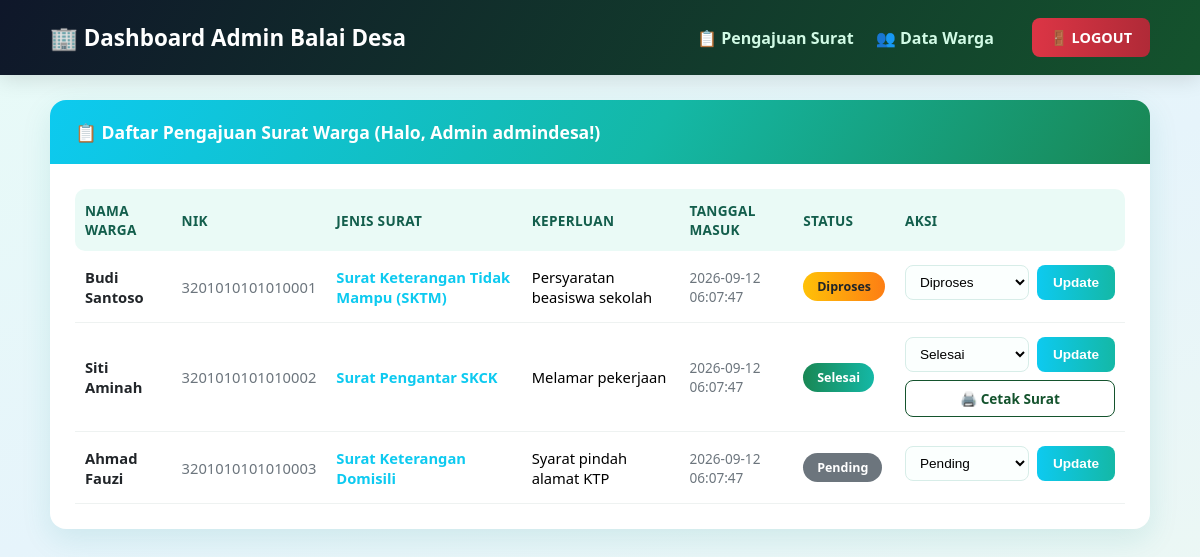
The page /admin.php (signed in) on the database its author committed.
### tables this page shows
CREATE TABLE pengajuan_surat (
    id_pengajuan     INT AUTO_INCREMENT PRIMARY KEY,
    nik_warga        CHAR(16) NOT NULL,
    jenis_surat      VARCHAR(100) NOT NULL,
    keperluan        TEXT NOT NULL,
    status           ENUM('Pending','Diproses','Selesai','Ditolak') NOT NULL DEFAULT 'Pending',
    tanggal_request  TIMESTAMP DEFAULT CURRENT_TIMESTAMP,
    CONSTRAINT fk_pengajuan_warga FOREIGN KEY (nik_warga)
        REFERENCES warga(nik) ON DELETE CASCADE ON UPDATE CASCADE
);

CREATE TABLE warga (
    nik        CHAR(16) NOT NULL,
    nama       VARCHAR(100) NOT NULL,
    alamat     VARCHAR(255) DEFAULT NULL,
    no_hp      VARCHAR(20)  DEFAULT NULL,
    created_at TIMESTAMP DEFAULT CURRENT_TIMESTAMP,
    PRIMARY KEY (nik)
);

### admin.php (the view, shortened to what this page needs)
<?php
include 'koneksi.php';
$query = $koneksi->query
("SELECT pengajuan_surat.*, warga.nama FROM pengajuan_surat JOIN warga ON pengajuan_surat.nik_warga = warga.nik ORDER BY tanggal_request DESC");
$data_surat = $query->fetchAll();
?>
<!DOCTYPE html>
<html lang="id">
<head>
</head>
<body>
<nav class="navbar">
    <div class="container">
        <a class="navbar-brand" href="admin.php">🏢 Dashboard Admin Balai Desa</a>
        <div class="nav-right">
            <div class="nav-links">
                <a href="admin.php">📋 Pengajuan Surat</a>
                <a href="admin_warga.php">👥 Data Warga</a>
            </div>
            <a href="admin.php?logout=1" class="btn-logout" onclick="return confirm('Yakin ingin keluar?')">🚪 LOGOUT</a>
        </div>
    </div>
</nav>
<div class="container">
    <div class="card">
        <div class="card-header">
            📋 Daftar Pengajuan Surat Warga (Halo, Admin <?php echo htmlspecialchars($_SESSION['login_admin']); ?>!)
        </div>
        <div class="card-body">
            <div class="table-wrap">
                <table>
                    <thead>
                        <tr>
                            <th>Nama Warga</th>
                            <th>NIK</th>
                            <th>Jenis Surat</th>
                            <th>Keperluan</th>
                            <th>Tanggal Masuk</th>
                            <th>Status</th>
                            <th>Aksi</th>
                        </tr>
                    </thead>
                    <tbody>
                        <?php if (count($data_surat) > 0): ?>
                            <?php foreach ($data_surat as $surat): ?>
                                <tr>
                                    <td class="nama-warga"><?php echo htmlspecialchars($surat['nama']); ?></td>
                                    <td class="nik-warga"><?php echo htmlspecialchars($surat['nik_warga']); ?></td>
                                    <td class="jenis-surat"><?php echo htmlspecialchars($surat['jenis_surat']); ?></td>
                                    <td><?php echo htmlspecialchars($surat['keperluan']); ?></td>
                                    <td class="tanggal"><?php echo htmlspecialchars($surat['tanggal_request']); ?></td>
                                    <td>
                                        <?php
                                        $badge = 'bg-pending';
                                        if ($surat['status'] == 'Diproses') $badge = 'bg-proses';
                                        if ($surat['status'] == 'Selesai') $badge = 'bg-selesai';
                                        ?>
                                        <span class="badge <?php echo $badge; ?>"><?php echo htmlspecialchars($surat['status']); ?></span>
                                    </td>
                                    <td class="aksi-cell">
                                        <form action="" method="POST" class="form-aksi">
                                            <select name="status" class="form-select" required>
                                                <option value="Pending" <?php if($surat['status']=='Pending') echo 'selected'; ?>>Pending</option>
                                                <option value="Diproses" <?php if($surat['status']=='Diproses') echo 'selected'; ?>>Diproses</option>
                                                <option value="Selesai" <?php if($surat['status']=='Selesai') echo 'selected'; ?>>Selesai</option>
                                            </select>
                                            <button type="submit" name="update_status" class="btn-update">Update</button>
                                        </form>
                                        <?php if ($surat['status'] == 'Selesai'): ?>
                                            <a href="cetak_surat.php?id=<?php echo (int) $surat['id_pengajuan']; ?>" target="_blank" class="btn-cetak">🖨️ Cetak Surat</a>
                                        <?php endif; ?>
                                    </td>
                                </tr>
                            <?php endforeach; ?>
                        <?php else: ?>
                            <tr><td colspan="7" class="empty-state">📭 Belum ada pengajuan surat dari warga.</td></tr>
                        <?php endif; ?>
                    </tbody>
                </table>
            </div>
        </div>
    </div>
</div>
</body>
</html>

### admin.php (style rules this page uses)
* { box-sizing: border-box; }
body { background: linear-gradient(160deg, #e8fbf7 0%, #e6f4fb 45%, #eef9f1 100%); font-family: 'Segoe UI', Tahoma, Geneva, Verdana, sans-serif; margin: 0; min-height: 100vh; }
.navbar { background: linear-gradient(120deg, #0f172a 0%, #14532d 100%); padding: 18px 0; box-shadow: 0 4px 20px rgba(0,0,0,0.12); }
.navbar .container { max-width: 1140px; margin: 0 auto; padding: 0 20px; display: flex; justify-content: space-between; align-items: center; flex-wrap: wrap; gap: 12px; }
.navbar-brand { color: #fff; font-weight: bold; font-size: 1.4rem; text-decoration: none; }
.nav-right { display: flex; align-items: center; gap: 20px; }
.nav-links a { color: #d1fae5; text-decoration: none; font-weight: 600; margin-right: 18px; transition: 0.2s; }
.btn-logout { background: linear-gradient(90deg, #dc3545, #b02a37); color: #fff; border: none; padding: 10px 18px; border-radius: 8px; font-weight: bold; text-decoration: none; font-size: 0.9rem; transition: 0.2s; }
.container { max-width: 1140px; margin: 0 auto; padding: 0 20px; }
.card { background: #fff; border-radius: 16px; box-shadow: 0 10px 30px rgba(13, 148, 136, 0.12); overflow: hidden; margin-top: 25px; margin-bottom: 40px; }
.card-header { padding: 20px 25px; color: #fff; font-weight: bold; font-size: 1.1rem; background: linear-gradient(120deg, #0dcaf0 0%, #14b8a6 55%, #198754 100%); }
.card-body { padding: 25px; }
.table-wrap { overflow-x: auto; }
table { width: 100%; border-collapse: collapse; }
thead th { text-align: left; padding: 12px 10px; color: #135e4c; background: #eafaf6; font-size: 0.85rem; text-transform: uppercase; letter-spacing: .3px; }
thead th:first-child { border-radius: 10px 0 0 10px; }
thead th:last-child { border-radius: 0 10px 10px 0; }
tbody td { padding: 14px 10px; border-bottom: 1px solid #eef2f1; vertical-align: middle; font-size: 0.92rem; }
.nama-warga { font-weight: bold; color: #212529; }
.nik-warga { color: #6c757d; }
.jenis-surat { font-weight: bold; color: #0dcaf0; }
.tanggal { color: #6c757d; font-size: 0.85rem; }
.badge { display: inline-block; padding: 6px 14px; border-radius: 20px; color: #fff; font-size: 0.78rem; font-weight: bold; }
.bg-pending { background-color: #6c757d; }
.bg-proses { background: linear-gradient(90deg, #ffc107, #fd7e14); color: #212529; }
.bg-selesai { background: linear-gradient(90deg, #198754, #14b8a6); }
.aksi-cell { min-width: 230px; }
.form-aksi { display: flex; gap: 8px; margin-bottom: 8px; }
.form-select { flex: 1; padding: 8px 10px; border-radius: 8px; border: 1.5px solid #d7ede8; font-size: 0.85rem; background: #fbfffe; }
.btn-update { background: linear-gradient(90deg, #0dcaf0, #14b8a6); color: #fff; border: none; padding: 8px 16px; border-radius: 8px; font-weight: bold; font-size: 0.85rem; cursor: pointer; white-space: nowrap; }
.btn-cetak { display: block; text-align: center; width: 100%; padding: 8px 10px; border-radius: 8px; border: 1.5px solid #14532d; color: #14532d; font-weight: bold; font-size: 0.85rem; text-decoration: none; transition: 0.2s; }

### rows shown on the page
pengajuan_surat: nik_warga.nama "Budi Santoso", nik_warga "3201010101010001", jenis_surat "Surat Keterangan Tidak Mampu (SKTM)", keperluan "Persyaratan beasiswa sekolah", tanggal_request "2026-09-12 06:07:47", status "Diproses"
pengajuan_surat: nik_warga.nama "Siti Aminah", nik_warga "3201010101010002", jenis_surat "Surat Pengantar SKCK", keperluan "Melamar pekerjaan", tanggal_request "2026-09-12 06:07:47", status "Selesai"
pengajuan_surat: nik_warga.nama "Ahmad Fauzi", nik_warga "3201010101010003", jenis_surat "Surat Keterangan Domisili", keperluan "Syarat pindah alamat KTP", tanggal_request "2026-09-12 06:07:47", status "Pending"

### other values the page prints
$_SESSION['login_admin'] "admindesa"
